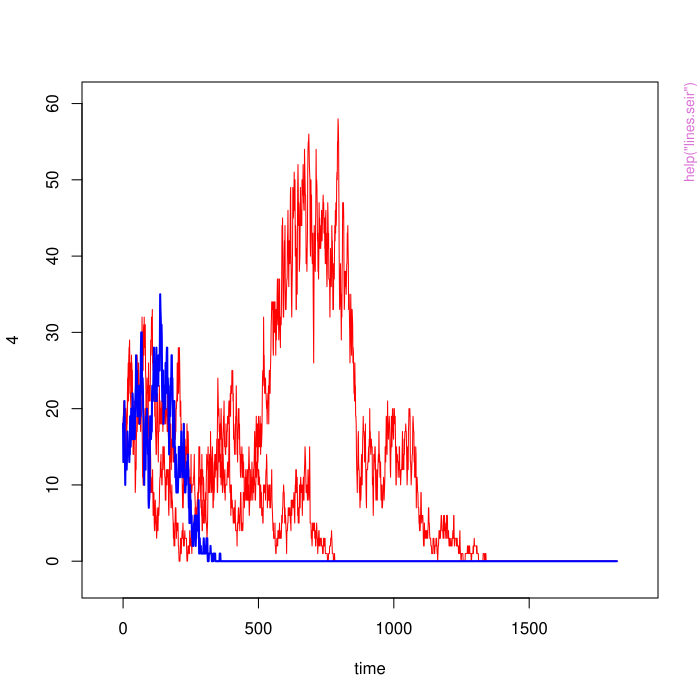

Here is the R script that generated this plot:
pkgname <- "dizzysNEWYANN"
source(file.path(R.home("share"), "R", "examples-header.R"))
options(warn = 1)
library('dizzysNEWYANN')

base::assign(".oldSearch", base::search(), pos = 'CheckExEnv')
cleanEx()
nameEx("coef.seir")
### * coef.seir

flush(stderr()); flush(stdout())

### Name: coef.seir
### Title: Coefficient of seir Object
### Aliases: coef.seir
### Keywords: coefficients seir object

### ** Examples

	seirobj1<-seir(N=1e7)
	coef(seirobj1)

	seirobj2<-seir(nbVilles=3, N=c(1e7,1e6))
	coef(seirobj2)



cleanEx()
nameEx("confint.pers.rate")
### * confint.pers.rate

flush(stderr()); flush(stdout())

### Name: confint.pers.rate
### Title: Confidence interval for the estimated global disease persistence
###   rate in a metapopulation.
### Aliases: confint.pers.rate
### Keywords: seir model R package

### ** Examples

	#STO, STO
	sto<-seir(N=10e5,type="stoch",duration=30*365,beta1=0.1,nbVilles=10)
	objper<- persistence(sto)
	pers.obj<-pers.rate.obj(objper)
	confint.pers.rate(pers.obj)
	pause()



cleanEx()
nameEx("equilibrium")
### * equilibrium

flush(stderr()); flush(stdout())

### Name: equilibrium
### Title: Finding Endemic Equilibrium of a seasonally-forced SEIR/SIR
###   model
### Aliases: equilibrium
### Keywords: SEIR/SIR model limit cycle equilibrium

### ** Examples

## The point on the limit cycle depends on the input phase value 'phi':
	equilibrium(mu=.000456, beta0=1000/365, beta1=.1, sigma=1/7, gamma=1/7, phi=0, T=365,duration=100,unitTIME=1)
	equilibrium(mu=.000456, beta0=1000/365, beta1=.1, sigma=1/7, gamma=1/7, phi=pi/2, T=365, duration=100,unitTIME=7)



cleanEx()
nameEx("lines.seir")
### * lines.seir

flush(stderr()); flush(stdout())

### Name: lines.seir
### Title: Add Connected Line Segments of an seir object to a Plot 2D/3D
### Aliases: lines.seir
### Keywords: lines projection on plane

### ** Examples

#creating a plot
#adding a line to the plot
	seir(nbVilles=2)->obj
	seir(nbVilles=1)->obj1
	#2D
	plot(obj,col="red")
	lines(obj1,col="blue",lwd=2)
	#3D
	plot(obj,z="S",col="red",proj=list(c("time","P")))
	lines(obj1,z="S",col="blue",proj=list(c("time","P")))



cleanEx()
nameEx("pers.rate.obj")
### * pers.rate.obj

flush(stderr()); flush(stdout())

### Name: pers.rate.obj
### Title: Calculating the global disease persistence rate in a
###   metapopulation.
### Aliases: pers.rate.obj
### Keywords: seir model R package

### ** Examples

	#STO, STO
	sto<-seir(N=10e5,type="stoch",duration=30*365,beta1=0.1,nbVilles=10)
	objper<- persistence(sto)
	pers.obj<-pers.rate.obj(objper)
		pause()



cleanEx()
nameEx("persistence")
### * persistence

flush(stderr()); flush(stdout())

### Name: persistence
### Title: Persistence in a Metapopulation
### Aliases: persistence
### Keywords: metapopulation persistence

### ** Examples

	obj1<-seir.stoch(nbVilles=10,N=1e5)
	objper<-persistence(obj1)
	objper@persistence



cleanEx()
nameEx("plot.pers")
### * plot.pers

flush(stderr()); flush(stdout())

### Name: plot.pers
### Title: Plotting Kaplan Meier Survival Curve
### Aliases: plot.pers
### Keywords: Kaplan–Meier curve Kaplan–Meier estimator

### ** Examples

	p<-persistence(seir(type="sto",nbVilles=15,N=1e5))	
	plot.pers(p)
	x11()
	plot.pers(p,curvetype="pop",col=c("green","blue"),vilabline=c(1,3))



cleanEx()
nameEx("plot.seir")
### * plot.seir

flush(stderr()); flush(stdout())

### Name: plot.seir
### Title: Plotting 2D/3D a seir Object
### Aliases: plot.seir
### Keywords: seir model

### ** Examples

	 obj<-seir(nbVilles=3, N=5e5)
	plot(obj,col=c("red","blue"),lwd=2,xlab="time (day)", ylab="number of infectives")
	plot(obj,z="S",col=c("red","blue"),lwd=2,xlab="time (day)", ylab="number of infectives",zlab="number of susceptible")
	plot(obj,z="S",col=c("red","blue"),lwd=2,proj=list(c("time","P"),c("time","S")),box=F,xlab="time (day)", ylab="number of infectives",zlab="number of susceptible")



cleanEx()
nameEx("pop.seir")
### * pop.seir

flush(stderr()); flush(stdout())

### Name: pop.seir
### Title: Extract Values of State Variables of each City according to
###   Time.
### Aliases: pop.seir

### ** Examples

	obj<-seir(nbVilles=3, N=1e7)
	tpobj<-pop(obj) 
	class(tpobj)
	tpobj<-pop(obj,fct="sum")
	class(tpobj)
	tpobj<-pop(obj,subset=c(1,2),fct="sum")	
	class(tpobj)



cleanEx()
nameEx("print.seir")
### * print.seir

flush(stderr()); flush(stdout())

### Name: print.seir
### Title: Printing seir Object
### Aliases: print.seir

### ** Examples

	obj<-seir(nbVilles=3, N=1e7)
	print(obj)



cleanEx()
nameEx("seir-class")
### * seir-class

flush(stderr()); flush(stdout())

### Name: seir-class
### Title: seir Class '"seir"'
### Aliases: seir-class
### Keywords: classes

### ** Examples

showClass("seir")



cleanEx()
nameEx("simul")
### * simul

flush(stderr()); flush(stdout())

### Name: simul
### Title: Redoing or Continuing a Simulation.
### Aliases: simul
### Keywords: seir model R package

### ** Examples

	#STO, STO
	sto<-seir(N=10e5,type="stoch",duration=5*365,beta1=0.1,nbVilles=2)
	plot(simul(sto,type="stoch",continue=TRUE,duration=5*365,beta1=0,phi=c(pi/2,0)))
		pause()
	#DET, DET
	det<-seir(N=10e5,type="deter",duration=50*365)
	plot(simul(det,type="deter",continue=TRUE,duration=50*365,beta1=0,phi=pi/2))
		pause()



cleanEx()
nameEx("str.seir")
### * str.seir

flush(stderr()); flush(stdout())

### Name: str.seir
### Title: Describe the Structure of a seir Object.
### Aliases: str.seir
### Keywords: seir model R object

### ** Examples

	obj<-seir()
	str(obj)



cleanEx()
nameEx("summary.seir")
### * summary.seir

flush(stderr()); flush(stdout())

### Name: summary.seir
### Title: Object Summaries
### Aliases: summary.seir
### Keywords: summary seir class

### ** Examples

	obj<-seir()
	summary(obj)



### * <FOOTER>
###
options(digits = 7L)
base::cat("Time elapsed: ", proc.time() - base::get("ptime", pos = 'CheckExEnv'),"\n")
grDevices::dev.off()
###
### Local variables: ***
### mode: outline-minor ***
### outline-regexp: "\\(> \\)?### [*]+" ***
### End: ***
quit('no')
